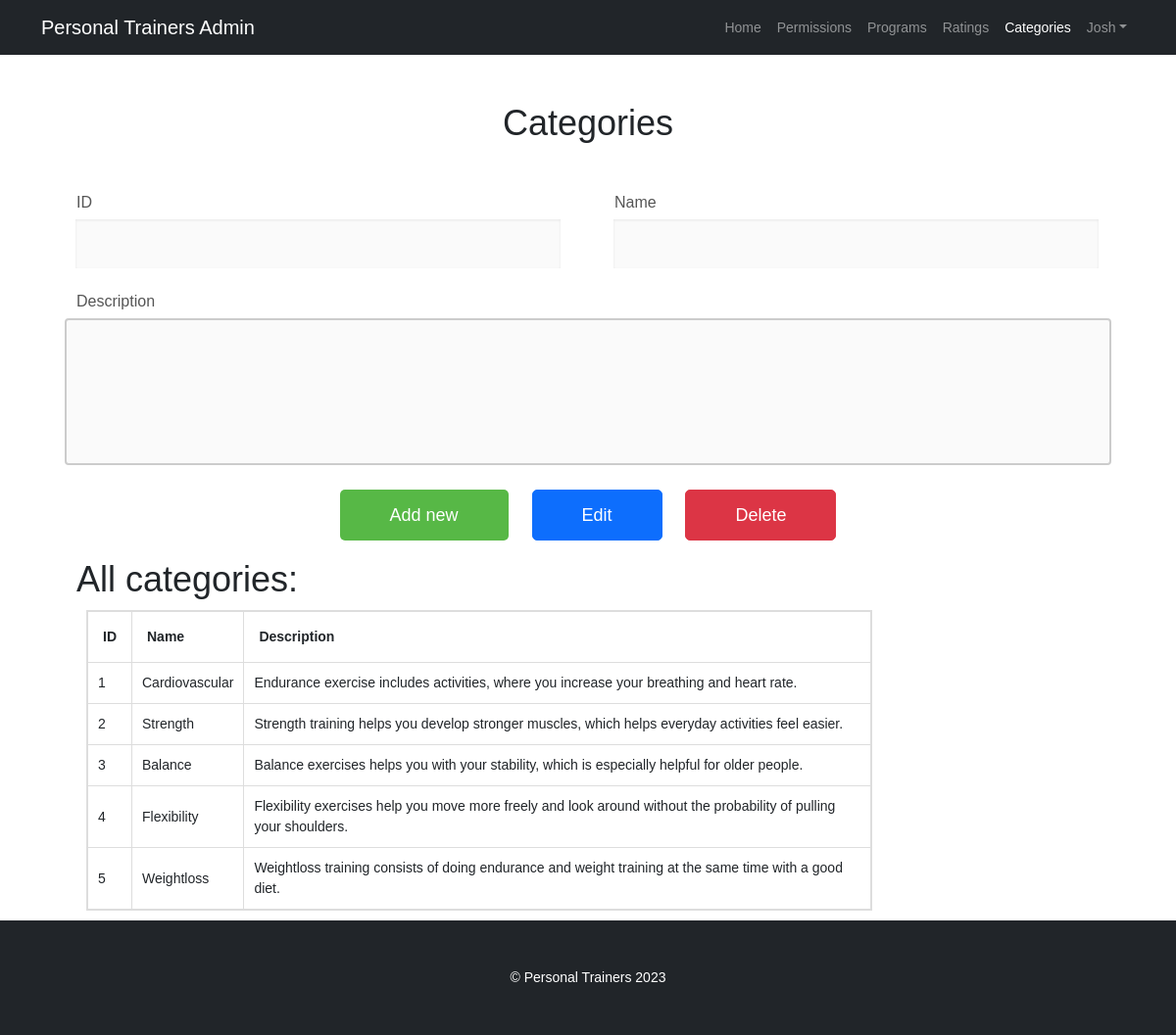
/admin/category.php (signed in), run on the app's committed database.
### tables this page shows
CREATE TABLE `program_category` (
  `category_id` int NOT NULL,
  `name` varchar(30) NOT NULL,
  `description` varchar(500) DEFAULT NULL
);

### admin/category.php (the view, shortened to what this page needs)
<?php
require_once 'functions.php';
?>
<!DOCTYPE html>
<html lang="en">
<head>
    <link rel="stylesheet" href="https://cdn.jsdelivr.net/npm/bootstrap@4.3.1/dist/css/bootstrap.min.css">
    <link href="css/guestStyle.css" rel="stylesheet" />
    <link href="css/register.css" rel="stylesheet" />
    <link rel="stylesheet" href="css/style.css">
</head>
<body>
<nav class="navbar navbar-expand-lg navbar-dark bg-dark">
    <div class="container">
        <a class="navbar-brand" href="index.php">Personal Trainers Admin</a>
        <div class="collapse navbar-collapse" id="navbarSupportedContent">
            <ul class="navbar-nav ms-auto mb-2 mb-lg-0">
                <li class="nav-item"><a class="nav-link" aria-current="page" href="index.php">Home</a></li>
                <li class="nav-item"><a class="nav-link" href="user_permissions.php">Permissions</a></li>
                <li class="nav-item"><a class="nav-link" href="check_programs.php">Programs</a></li>
                <li class="nav-item"><a class="nav-link" href="trainer_ratings.php">Ratings</a></li>
                <li class="nav-item"><a class="nav-link active" href="category.php">Categories</a></li>
                <?php
                if (isset($_SESSION['username'])) {
                    echo '
                    <li class="nav-item dropdown">
                    <a class="nav-link dropdown-toggle" href="#" role="button" data-bs-toggle="dropdown">'.$_SESSION["username"]. '</a>
                    <div class="dropdown-menu" aria-labelledby="navbarDropdown">
                        <a class="dropdown-item" href="logout.php">Log out</a>
                    </div>
                </li>
                    ';
                }
                ?>
            </ul>
        </div>
    </div>
</nav>
<div class="container px-4 px-lg-5">
    <div class="my-5 text-center">
        <h1 class="font-weight-light">Categories</h1>
    </div>
    <?php
    $sql = "Select MAX(category_id)+1 AS next_id FROM program_category";
    $queryresult =$pdo->query($sql);
    $result = $queryresult->fetch(PDO::FETCH_ASSOC);
    echo '
    <form action="web.php" method="post" id="categoryForm">
        <div class="row row-space">
            <div class="col-2">
                <div class="input-group">
                    <label for="editID" class="label">ID</label>
                    <input class="input--style-4"
                           type="text" id="editID" name="category_id" readonly value="">
                    <small></small>
                </div>
            </div>
            <div class="col-2">
                <div class="input-group">
                    <label for="editName" class="label">name</label>
                    <input class="input--style-4"
                           type="text" id="editName" name="name" value="">
                    <small></small>
                </div>
            </div>
        </div>
        <div class="row row-space">
            <label for="editDescription" class="label">Description</label>
            <textarea id="editDescription" rows="10" cols="40" name="description" value=""></textarea>
            <small></small>
        </div>
        <div class="p-t-15 text-center">
                    <input type="hidden" name="action" id="hiddenInput" value="">
                    <button class="btn btn--radius-2 btn--green" type="button" name="newButton" onclick="setID('.$result['next_id'].'),setHiddenInput(\'newCategory\')">Add new</button>
            ';
            ?>
                    <button  class="btn btn--radius-2 btn-primary" type="button" name="editButton" onclick="setHiddenInput('editCategory')">Edit</button>
                    <button class="btn btn--radius-2 btn-danger" type="button" name="deleteButton" onclick="setHiddenInput('deleteCategory')">Delete</button>
            </div>
    </form>
    <div class="my-2">
        <h1 class="font-weight-light">All categories:</h1>
    </div>
    <?php
    $sql = "Select * FROM program_category";
    if($result =$pdo->query($sql)){
        while ($row = $result->fetch(PDO::FETCH_ASSOC)) {
            $categories[] = $row;
        }
    }
    ?>
    <table>
        <tr>
            <th>ID</th>
            <th>Name</th>
            <th>Description</th>
        </tr>
        <?php
        foreach ($categories as $key => $value) {
            echo '<tr onclick="fill(\'' . $value['category_id'] . '\', \'' . $value['name'] . '\', \'' . $value['description'] . '\')">
                            <td >' . $value['category_id'] . '</td>
                            <td>' . $value['name'] . '</td>
                            <td>' . $value['description'] . '</td>
                            ';
            }
        ?>
    </table>
</div>
    <footer class="py-5 bg-dark">
        <div class="container px-4 px-lg-5"><p class="m-0 text-center text-white">&copy; Personal Trainers 2023</p></div>
    </footer>
</body>
</html>

### admin/css/register.css (style rules this page uses)
.row { display: -webkit-box; display: -webkit-flex; display: -moz-box; display: -ms-flexbox; display: flex; -webkit-flex-wrap: wrap; -ms-flex-wrap: wrap; flex-wrap: wrap; }
.row-space { -webkit-box-pack: justify; -webkit-justify-content: space-between; -moz-box-pack: justify; -ms-flex-pack: justify; justify-content: space-between; }
.col-2 { width: -webkit-calc((100% - 30px) / 2); width: -moz-calc((100% - 30px) / 2); width: calc((100% - 30px) / 2); }
html { -webkit-box-sizing: border-box; -moz-box-sizing: border-box; box-sizing: border-box; }
* { padding: 0; margin: 0; }
*, *:before, *:after { -webkit-box-sizing: inherit; -moz-box-sizing: inherit; box-sizing: inherit; }
body, h1, h2, h3, h4, h5, h6, blockquote, p, pre, dl, dd, ol, ul, figure, hr, fieldset, legend { margin: 0; padding: 0; }
table { border-collapse: collapse; border-spacing: 0; }
button { outline: none; background: none; border: none; }
body { font-family: "Poppins", "Arial", "Helvetica Neue", sans-serif; font-weight: 400; font-size: 14px; }
h1, h2, h3, h4, h5, h6 { font-weight: 400; }
h1 { font-size: 36px; }
.p-t-15 { padding-top: 15px; }
.btn { display: inline-block; line-height: 50px; padding: 0 50px; margin: 10px; -webkit-transition: all 0.4s ease; -o-transition: all 0.4s ease; -moz-transition: all 0.4s ease; transition: all 0.4s ease; cursor: pointer; font-size: 18px; color: #fff; font-family: "Poppins", "Arial", "Helvetica Neue", sans-serif; }
.btn--radius-2 { -webkit-border-radius: 5px; -moz-border-radius: 5px; border-radius: 5px; }
.btn--green { background: #57b846; }
input { outline: none; margin: 0; border: none; -webkit-box-shadow: none; -moz-box-shadow: none; box-shadow: none; width: 100%; font-size: 14px; font-family: inherit; }
.input--style-4 { line-height: 50px; background: #fafafa; -webkit-box-shadow: inset 0px 1px 3px 0px rgba(0, 0, 0, 0.08); -moz-box-shadow: inset 0px 1px 3px 0px rgba(0, 0, 0, 0.08); box-shadow: inset 0px 1px 3px 0px rgba(0, 0, 0, 0.08); -webkit-border-radius: 5px; -moz-border-radius: 5px; border-radius: 5px; padding: 0 20px; font-size: 16px; color: #666; -webkit-transition: all 0.4s ease; -o-transition: all 0.4s ease; -moz-transition: all 0.4s ease; transition: all 0.4s ease; }
textarea { width: 100%; height: 150px; padding: 12px 20px; box-sizing: border-box; border: 2px solid #ccc; border-radius: 4px; background: #fafafa; font-size: 16px; resize: none; }
.label { font-size: 16px; color: #555; text-transform: capitalize; display: block; margin-bottom: 5px; }
.input-group { position: relative; margin-bottom: 22px; }

### admin/css/style.css (style rules this page uses)
body { min-height: 113vh; display: flex; flex-direction: column; }
footer { margin-top: auto; }
table, td, th { border: 1px solid #ddd; text-align: left; }
table { border-collapse: collapse; margin: 10px; }
th, td { padding: 15px; }
@media (max-width: 1560px) { .th,td { padding: 10px; } }

### data on the page
program_category: category_id "1", name "Cardiovascular", description "Endurance exercise includes activities, where you increase your breathing and heart rate."
program_category: category_id "2", name "Strength", description "Strength training helps you develop stronger muscles, which helps everyday activities feel easier."
program_category: category_id "3", name "Balance", description "Balance exercises helps you with your stability, which is especially helpful for older people."
program_category: category_id "4", name "Flexibility", description "Flexibility exercises help you move more freely and look around without the probability of pulling your shoulders."
program_category: category_id "5", name "Weightloss", description "Weightloss training consists of doing endurance and weight training at the same time with a good diet."

### other printed values
$_SESSION["username"] "Josh"
